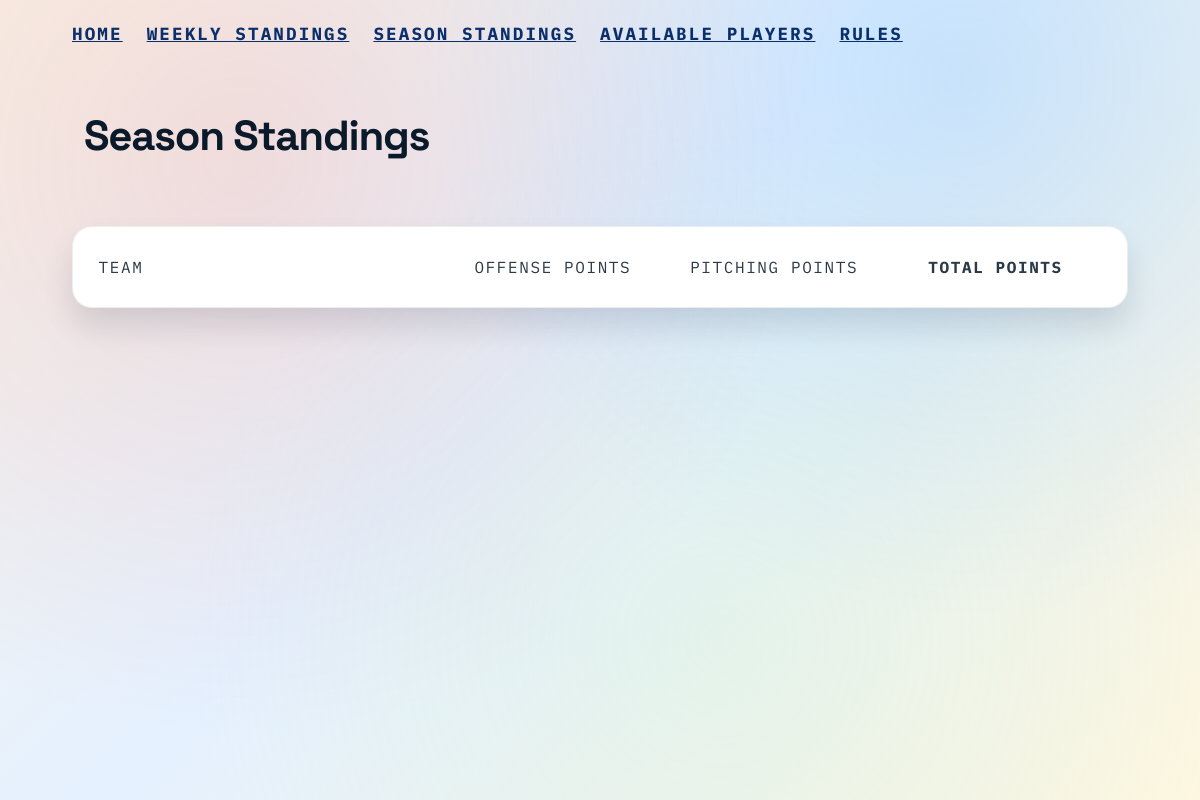
/season, run on an earlier commit of the app's database.
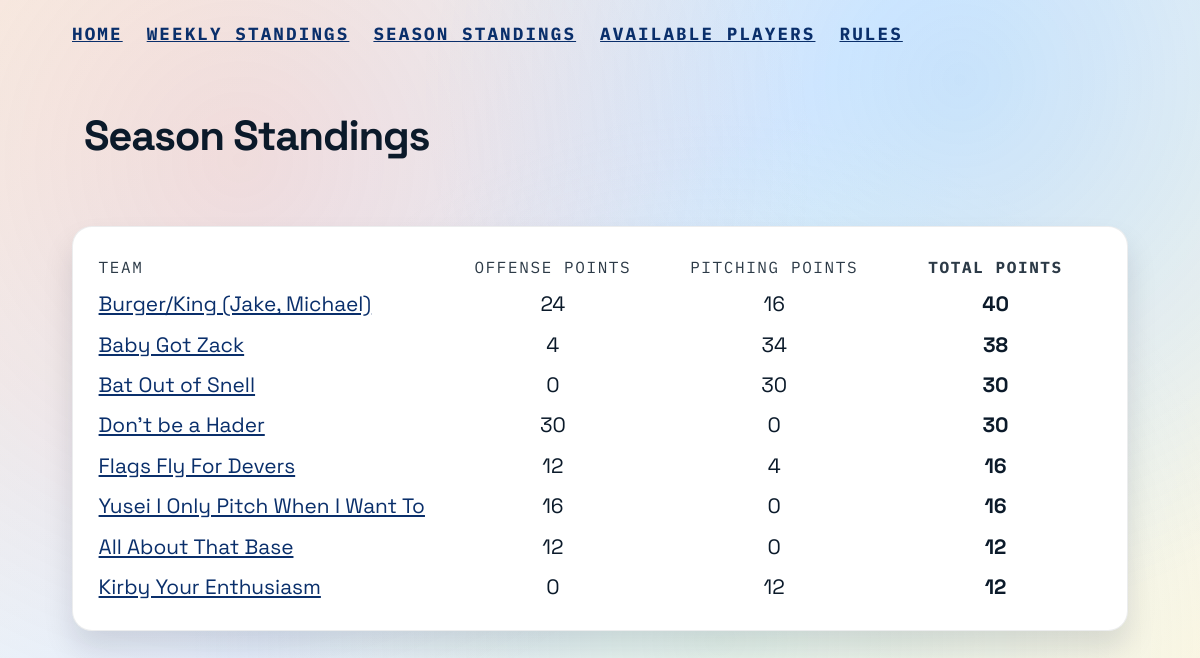
And on a later commit of the database.
### tables this page shows
CREATE TABLE teams (
        id INTEGER PRIMARY KEY AUTOINCREMENT,
        league_id INTEGER NOT NULL,
        user_id INTEGER NOT NULL,
        name TEXT NOT NULL,
        FOREIGN KEY (league_id) REFERENCES leagues(id),
        FOREIGN KEY (user_id) REFERENCES users(id)
    );

### app.py (the view)
@app.route("/season")
def season_view():
    rows = load_season_totals()
    return render_template("season.html", rows=rows)

### app.py (called while the page is built)
def load_season_totals(db_path=DB_PATH):
    conn = sqlite3.connect(db_path)
    conn.row_factory = sqlite3.Row
    cursor = conn.cursor()
    cursor.execute(
        """
        SELECT
            t.id AS team_id,
            t.name AS team_name,
            SUM(CASE WHEN p.type = 'offense' THEN p.value ELSE 0 END) AS offense_points,
            SUM(CASE WHEN p.type = 'defense' THEN p.value ELSE 0 END) AS pitching_points,
            SUM(p.value) AS total_points
        FROM teams t
        LEFT JOIN points p ON p.team_id = t.id
        GROUP BY t.id
        ORDER BY total_points DESC, t.name
        """
    )
    rows = cursor.fetchall()
    conn.close()
    return rows

### templates/season.html (shortened to what this page needs)
<!doctype html>
<html lang="en">
  <head>
    <link rel="stylesheet" href="{{ url_for('static', filename='styles.css') }}" />
  </head>
  <body>
    <div class="backdrop"></div>
    <nav class="top-nav">
      <a href="/">Home</a>
      <a href="/week">Weekly Standings</a>
      <a href="/season">Season Standings</a>
      <a href="/available">Available Players</a>
      <a href="https://www.robertbryan.net/ebl.html" target="_blank" rel="noopener">Rules</a>
    </nav>
    <header class="hero">
      <div class="hero-content">
        <h1 class="league-title league-title--small">Season Standings</h1>
      </div>
    </header>
    <main class="stats">
      <section class="stats-table">
        <div class="stats-row header season-row">
          <span>Team</span>
          <span>Offense points</span>
          <span>Pitching points</span>
          <span class="total-col">Total points</span>
        </div>
        {% for row in rows %}
        <div class="stats-row season-row" style="--i: {{ loop.index0 }}">
          <span>
            <a href="/team?team_id={{ row.team_id }}">{{ row.team_name }}</a>
          </span>
          <span>{{ row.offense_points or 0 }}</span>
          <span>{{ row.pitching_points or 0 }}</span>
          <span class="total-col">{{ row.total_points or 0 }}</span>
        </div>
        {% endfor %}
      </section>
    </main>
  </body>
</html>

### static/styles.css (style rules this page uses)
:root { --ink: #0b1a2a; --ink-soft: #2c3a47; --paper: #f8f3ea; --accent: #f25f5c; --accent-dark: #d94b4a; --sky: #d4f0ff; --mint: #b7f0d4; --panel: #ffffff; --shadow: rgba(10, 20, 40, 0.12); }
* { box-sizing: border-box; }
body { margin: 0; font-family: "Space Grotesk", sans-serif; color: var(--ink); background: linear-gradient(135deg, #f8f3ea 0%, #e5f1ff 45%, #fef7e0 100%); min-height: 100vh; font-size: 20px; }
a { color: #0a2f6b; text-decoration: underline; }
.top-nav { display: flex; gap: 1.5rem; padding: 1.4rem 6vw 0; font-family: "IBM Plex Mono", monospace; font-size: 1.1rem; font-weight: 700; text-transform: uppercase; letter-spacing: 0.12em; }
.top-nav a { color: #0a2f6b; text-decoration: underline; }
.hero { display: grid; grid-template-columns: minmax(280px, 1fr); gap: 2rem; padding: 4rem 7vw 2rem; align-items: center; }
.league-title { font-size: clamp(4rem, 8vw, 7rem); margin: 0 0 1rem; letter-spacing: -0.03em; color: var(--accent); }
.league-title--small { font-size: clamp(2rem, 3.5vw, 3rem); color: var(--ink); }
.stats { padding: 1rem 6vw 4rem; display: grid; gap: 1.5rem; }
.stats-table { background: var(--panel); border-radius: 20px; padding: 1.4rem; box-shadow: 0 18px 30px var(--shadow); border: 1px solid rgba(15, 26, 44, 0.08); }
.stats-row { display: grid; grid-template-columns: 1.4fr 2.1fr 0.9fr 1.2fr; gap: 0.6rem; font-size: 1.3rem; padding: 0.45rem 0.2rem; border-radius: 8px; animation: fadeIn 0.5s ease both; animation-delay: calc(var(--i) * 25ms); }
.season-row { grid-template-columns: 1.6fr 1fr 1fr 1fr; }
.season-row span:nth-child(2), .season-row span:nth-child(3), .season-row span:nth-child(4) { text-align: center; }
.total-col { font-weight: 700; }
.stats-row span:nth-child(1), .stats-row span:nth-child(2) { white-space: nowrap; }
.stats-row.header { font-family: "IBM Plex Mono", monospace; font-size: 1rem; text-transform: uppercase; letter-spacing: 0.1em; color: var(--ink-soft); animation: none; }

What changed in the data, as far as the page shows it:
added teams: team_name "Burger/King (Jake, Michael)", offense_points "24", pitching_points "16", total_points "40"
added teams: team_name "Baby Got Zack", offense_points "4", pitching_points "34", total_points "38"
added teams: team_name "Bat Out of Snell", offense_points "0", pitching_points "30", total_points "30"
added teams: team_name "Don’t be a Hader", offense_points "30", pitching_points "0", total_points "30"
added teams: team_name "Flags Fly For Devers", offense_points "12", pitching_points "4", total_points "16"
added teams: team_name "Yusei I Only Pitch When I Want To", offense_points "16", pitching_points "0", total_points "16"
added teams: team_name "All About That Base", offense_points "12", pitching_points "0", total_points "12"
added teams: team_name "Kirby Your Enthusiasm", offense_points "0", pitching_points "12", total_points "12"
